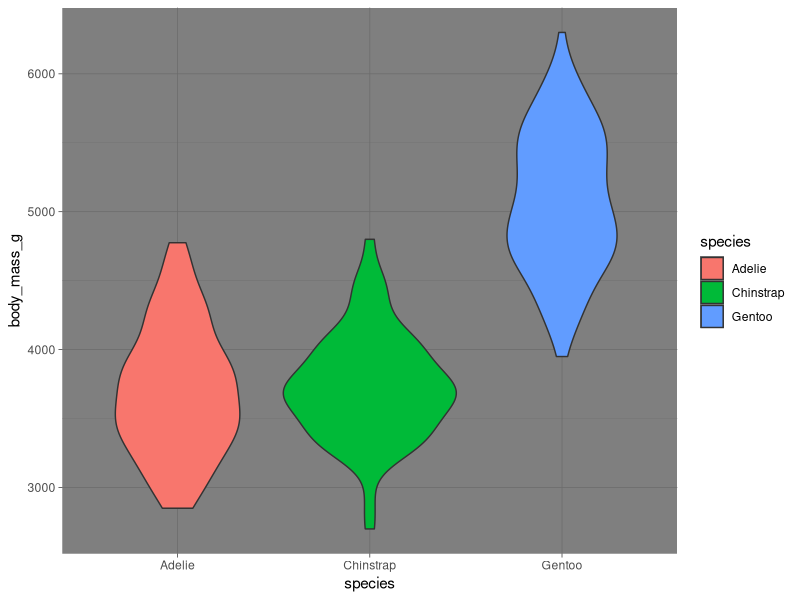

Here is the R script that generated this plot:
## ---- chunk 1
knitr::opts_chunk$set(echo = TRUE)
library(tidyverse)
library(palmerpenguins)
## ---- chunk 2
ggplot(penguins, aes(x= species, y = body_mass_g)) +
  geom_violin(aes(fill = species, size = body_mass_g)) +
  theme_dark()
